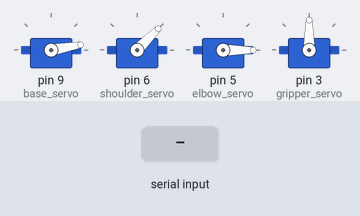
Simulated run of this sketch. Board: Arduino Uno, built with avr-gcc and run on an emulated ATmega328P. Shown: 4 × servo. The inputs (shaded band) are chosen by the test bench.

Above: at 1.2 s.
1.3 s: "1" received over Serial
At 5.8 s:
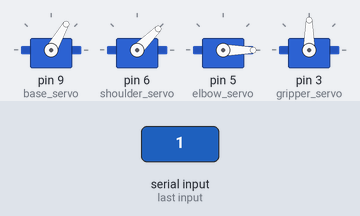
7.3 s: "2" received over Serial
At 10.5 s:
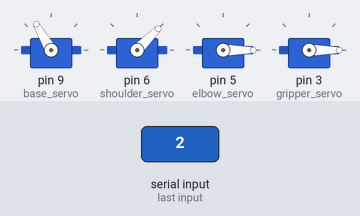
16.3 s: "3" received over Serial
At 19.4 s:
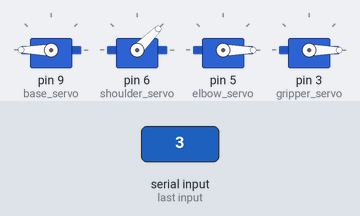
Timing chart, 0 to 25.3 s (numbered marks = the images above; inputs shaded):
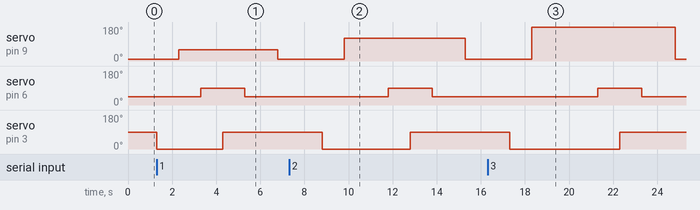

Measured:
- after the input at 1.3 s, servo on pin 9 (base_servo): 10° → 60° after 1.0 s, → 10° 4.5 s later; servo on pin 6 (shoulder_servo): 45° → 90° after 2.0 s, → 45° 2.0 s later; servo on pin 3 (gripper_servo): 90° → 0° at once, → 90° 3.0 s later
- after the input at 7.3 s, servo on pin 9 (base_servo): 10° → 120° after 2.5 s, → 10° 5.5 s later; servo on pin 6 (shoulder_servo): 45° → 90° after 4.5 s, → 45° 2.0 s later; servo on pin 3 (gripper_servo): 90° → 0° after 1.5 s, → 90° 4.0 s later
- after the input at 16.3 s, servo on pin 9 (base_servo): 10° → 180° after 2.0 s, → 10° 6.5 s later; servo on pin 6 (shoulder_servo): 45° → 90° after 5.0 s, → 45° 2.0 s later; servo on pin 3 (gripper_servo): 90° → 0° after 1.0 s, → 90° 5.0 s later

The sketch:

color.ino
```cpp
#include <Servo.h>

Servo base_servo;
Servo shoulder_servo;
Servo elbow_servo;
Servo gripper_servo;

void setup() {
  Serial.begin(115200);
  base_servo.attach(9);
  shoulder_servo.attach(6);
  elbow_servo.attach(5);
  gripper_servo.attach(3);

  // Initialize servo positions
  base_servo.write(10);
  shoulder_servo.write(45);
  elbow_servo.write(0);
  gripper_servo.write(90);
}

void openGripper() {
  gripper_servo.write(90); // Open the gripper
}

void closeGripper() {
  gripper_servo.write(0); // Close the gripper
}

void moveShoulder(int angle) {
  shoulder_servo.write(angle); // Set the shoulder servo angle
}

void moveElbow(int angle) {
  elbow_servo.write(angle); // Set the elbow servo angle
}

void rotateBase(int angle) {
  base_servo.write(angle); // Set the base servo angle
}

void red() {
  closeGripper();
  delay(1000);
  base_servo.write(60); // Rotate base to 45 degrees
  delay(1000); // Delay after rotating the base
  moveShoulder(90);
  delay(1000); // Delay after moving the shoulder
  openGripper();
  delay(1000); // Delay after opening the gripper
  moveShoulder(45);
  delay(1500);
  base_servo.write(10);
  delay(1000);
  openGripper(); // Rotate base to 0 degrees
  delay(1000);
}

void green() {
  closeGripper();
  delay(1000);
  base_servo.write(120); // Rotate base to 120 degrees
  delay(2000); // Delay after rotating the base
  moveShoulder(90);
  delay(1000); // Delay after moving the shoulder
  openGripper();
  delay(1000); // Delay after opening the gripper
  moveShoulder(45);
  delay(1500);
  base_servo.write(10);
  delay(1000);
  openGripper(); // Rotate base to 0 degrees
  delay(1000);
}

  void yellow() {
    closeGripper();
    delay(1000);
    base_servo.write(180); // Rotate base to 180 degrees
    delay(3000); // Delay after rotating the base
    moveShoulder(90);
    delay(1000); // Delay after moving the shoulder
    openGripper();
    delay(1000); // Delay after opening the gripper
    moveShoulder(45);
    delay(1500);
    base_servo.write(10);
    delay(1000);
    openGripper(); // Rotate base to 0 degrees
    delay(1000);
  }

void loop() {
  if (Serial.available() > 0) {
    char command = Serial.read(); // Read the incoming command

    if (command == '1') { // Command for blue
      red();
    }
    else if (command == '2') { // Command for green
      green();
    }
    else if (command == '3') { // Command for yellow
      yellow();
    }
  }
}
```
